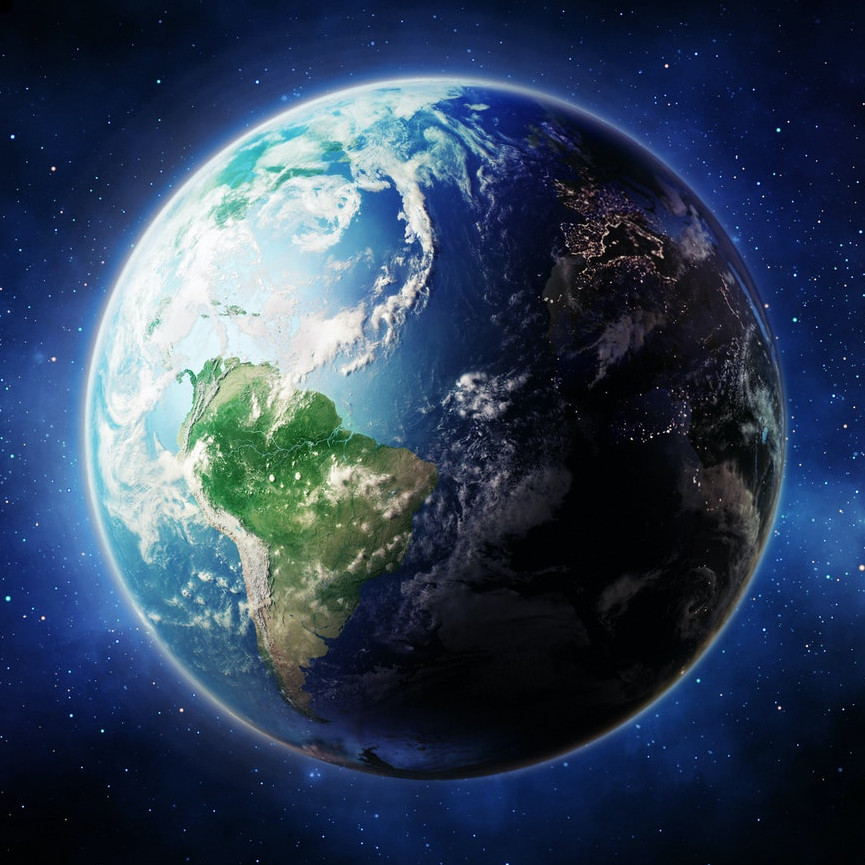
#> input picture images/Earth.jpg, 865 x 865 px
$ python image_to_pages.py --picture images/Earth.jpg
#> lines starting #> are read from the running program, lines starting #| are printed output that depends on the picture
import argparse
import sys

import numpy as np
from PIL import Image


def main(args):
    """
    Crops input image to square and makes foldable bookmark

    Args:
        args (argparse.Namespace): Arguments from argparse
    """
    img_path = args.picture
    img = Image.open(img_path)
#> img is the input picture: PIL image 865x865 RGB; mean R, G, B 48.3, 64.9, 87.9

    # get minimum size axis and crop
    min_size = min(img.size)
#> min_size = 865
    img = img.crop([0, 0, min_size, min_size])
    img_array = np.array(img)

    # create two pages twice the size of the origninal image
    page_1 = np.ones([min_size * 2, min_size * 2, 3]) * 255
    page_2 = np.ones([min_size * 2, min_size * 2, 3]) * 255

    for i in range(3):
        tmp = np.tril(img_array[:, :, i], k=0)
        tmp[np.triu_indices(min_size)] = 255
        page_1[min_size:, :min_size, i] = tmp
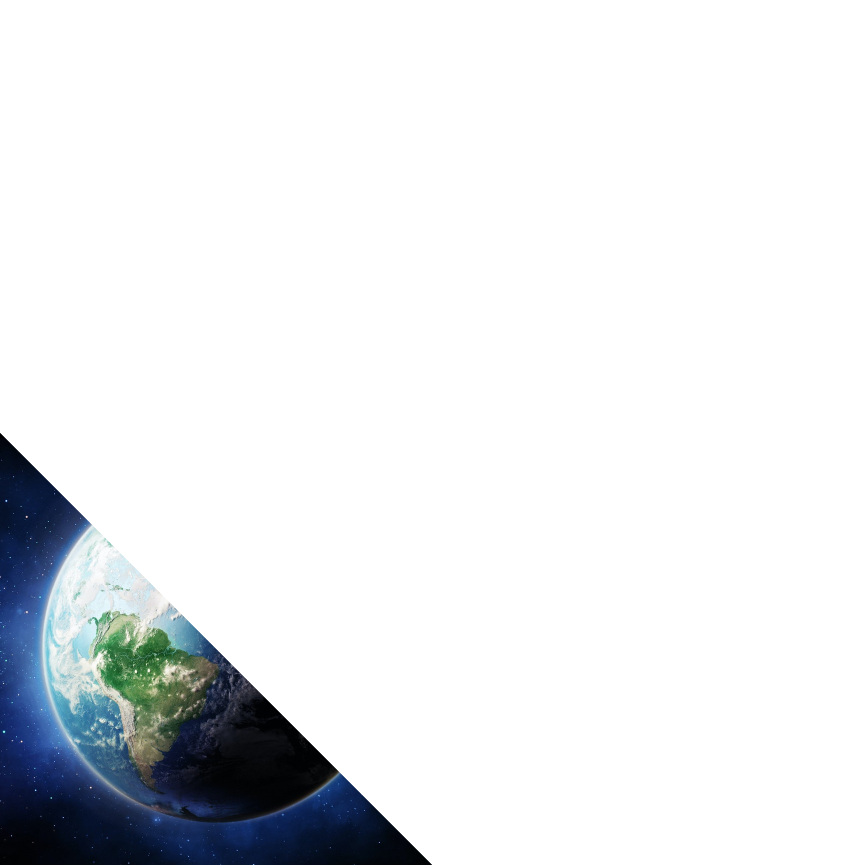
#> page_1: shape (1730, 1730, 3) float64 (shown at 1/2 size); mean R, G, B 230.5, 232.7, 235
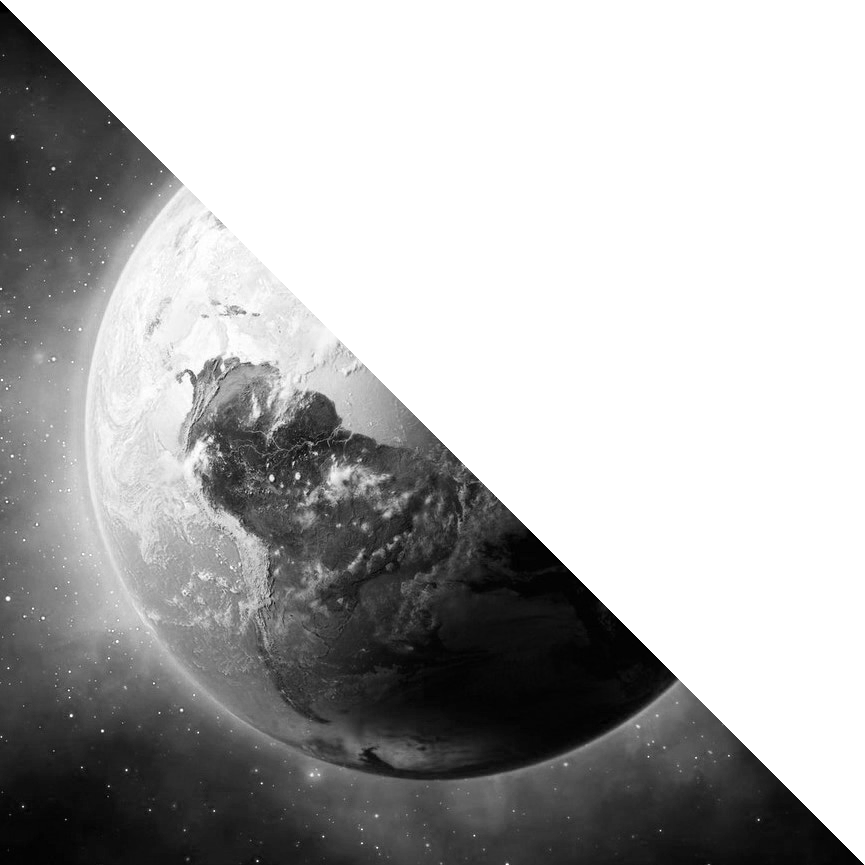
#> tmp: shape (865, 865); min 0, max 255, mean 175.2

    for i in range(3):
        tmp_1 = np.triu(img_array[:, :, i], k=1)
        tmp_1[np.tril_indices(min_size, k=0)] = 255
        tmp_1 = np.fliplr(tmp_1)

        tmp_2 = np.tril(tmp_1, k=0)
        tmp_2[np.triu_indices(min_size, k=1)] = 255
        tmp_2 = np.fliplr(tmp_2)

        tmp_3 = np.triu(tmp_1, k=1)
        tmp_3[np.tril_indices(min_size, k=0)] = 255
        tmp_3 = np.fliplr(np.flip(tmp_3))

        page_2[min_size:, :min_size, i] = tmp_2
        page_2[:min_size, min_size:, i] = tmp_3
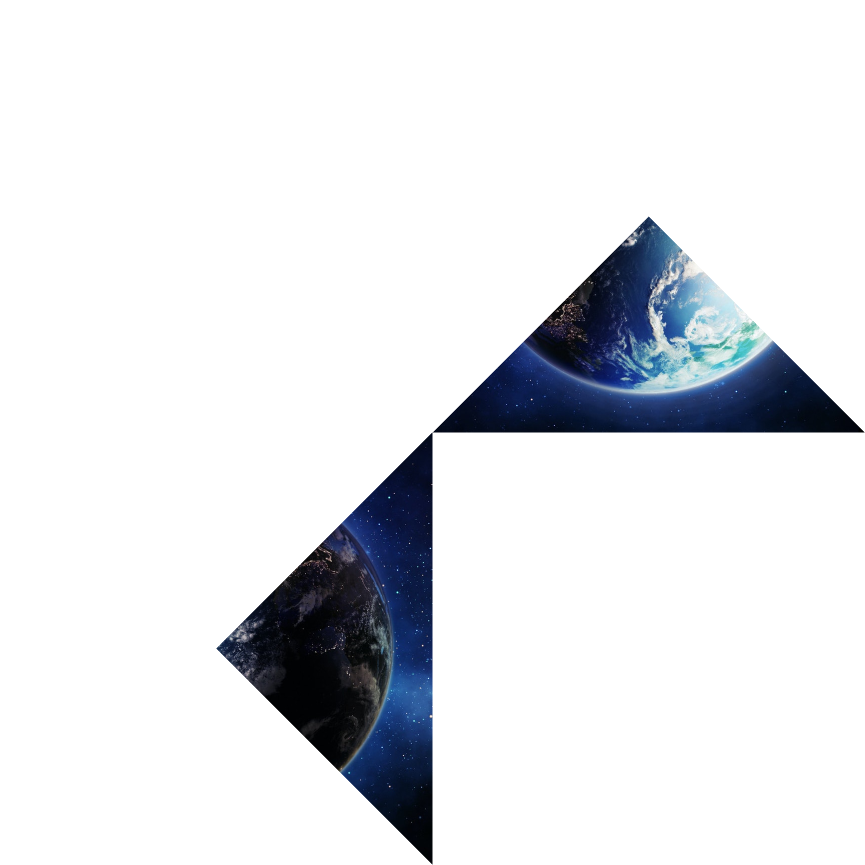
#> page_2: shape (1730, 1730, 3) float64 (shown at 1/2 size); mean R, G, B 227.9, 229.8, 233.2
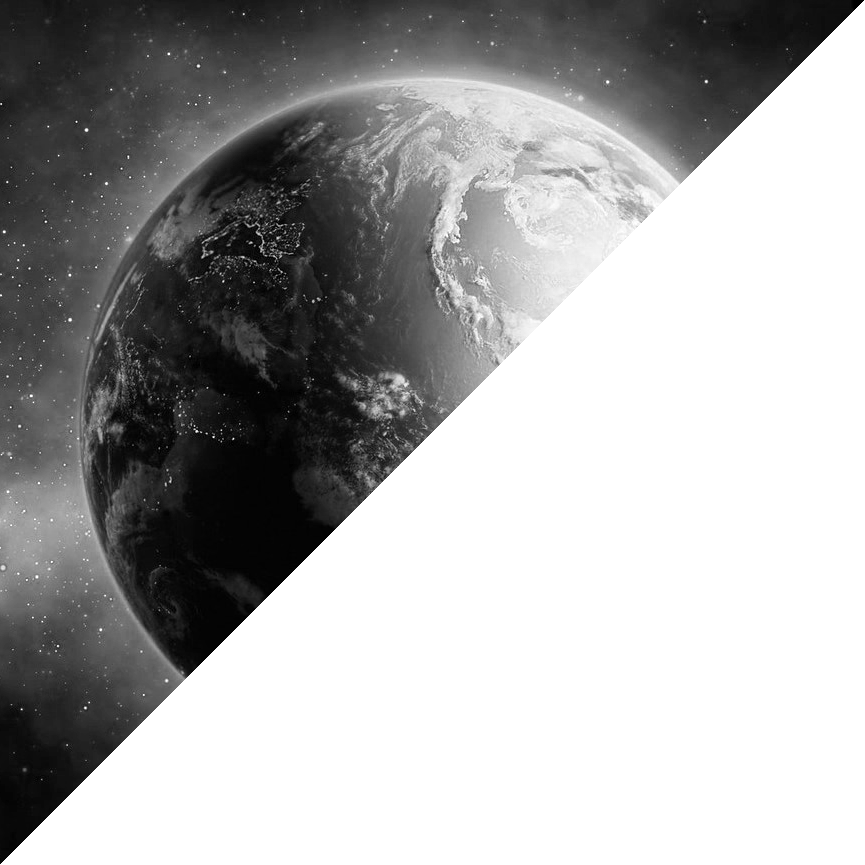
#> tmp_1: shape (865, 865); min 0, max 255, mean 167.9
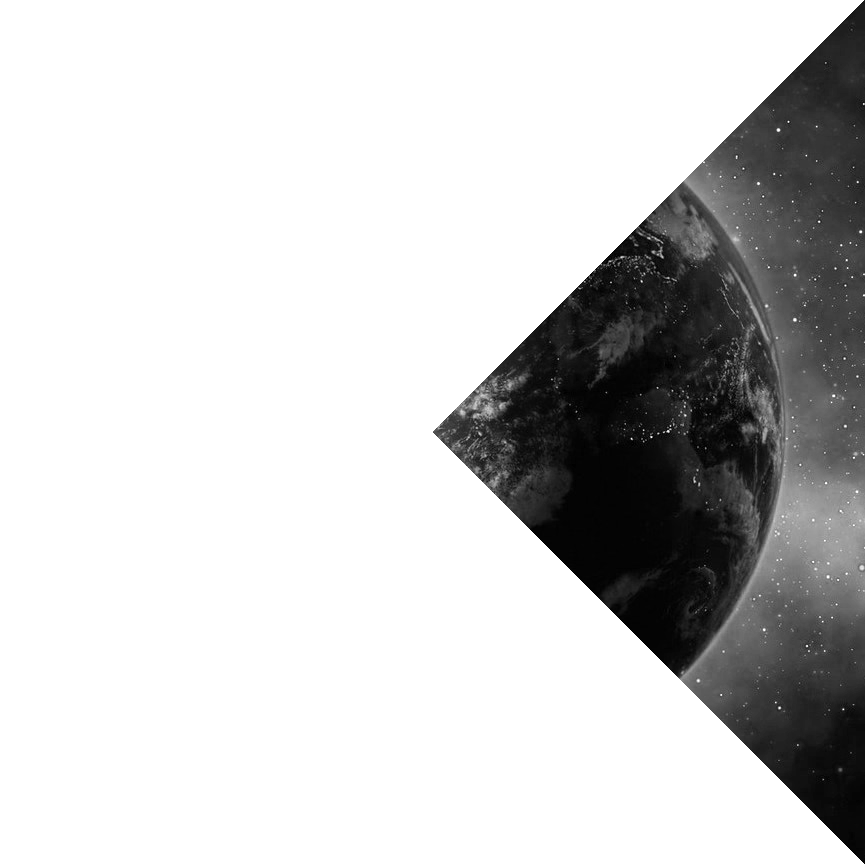
#> tmp_2: shape (865, 865); min 0, max 255, mean 204.9
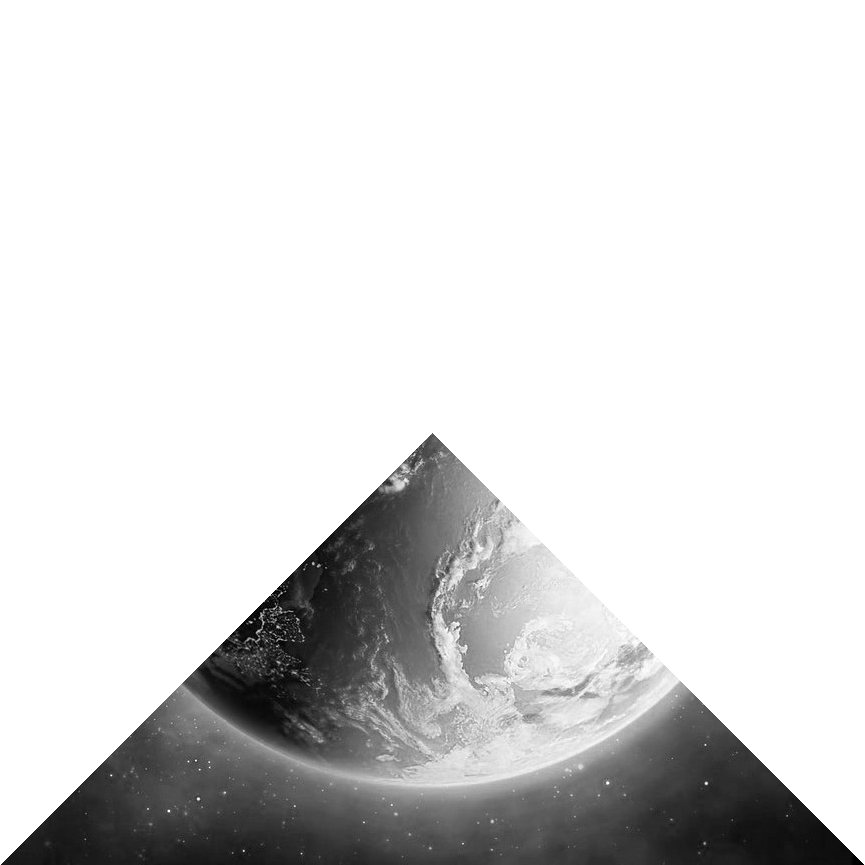
#> tmp_3: shape (865, 865); min 0, max 255, mean 218

    page_1 = Image.fromarray(page_1.astype(np.uint8))
#> page_1: PIL image 1730x1730 RGB
    page_2 = Image.fromarray(page_2.astype(np.uint8))
#> page_2: PIL image 1730x1730 RGB

    page_1.save("Page_1.png")
    page_2.save("Page_2.png")

    print(img_path)


if __name__ == "__main__":
    parser = argparse.ArgumentParser()
    parser.add_argument("--picture")
    args = parser.parse_args()
    main(args)
